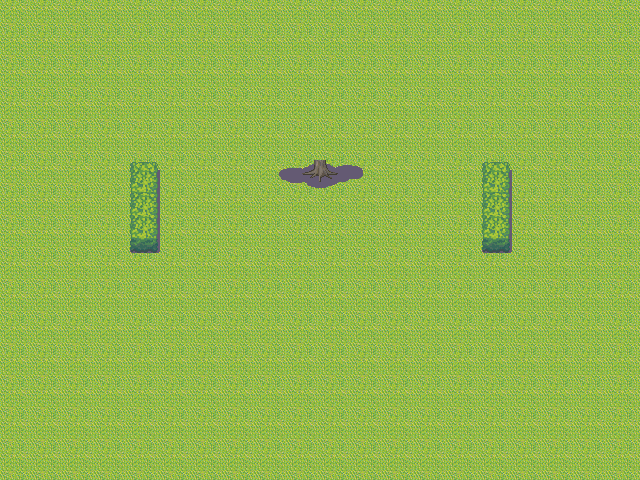

This is a level from a 2D game, rendered from its Tiled map with the project's own tilesets. A one-line summary and the complete map file follow:
An orthogonal 20x15 tile map with 32x32 px tiles, 2 tile layers (Calque de Tile 1, Calque 2), 1 hidden layer not drawn.

<map version="1.0" orientation="orthogonal" renderorder="right-down" width="20" height="15" tilewidth="32" tileheight="32" nextobjectid="1">
 <tileset firstgid="1" name="tileset" tilewidth="32" tileheight="32" tilecount="400" columns="8">
  <image source="../Graphics/Tilesets/tileset.png" width="256" height="1600" />
  <tile id="83">
   <properties>
    <property name="passable" value="15" />
   </properties>
  </tile>
  <tile id="91">
   <properties>
    <property name="passable" type="int" value="15" />
   </properties>
  </tile>
  <tile id="99">
   <properties>
    <property name="passable" type="int" value="15" />
   </properties>
  </tile>
  <tile id="197">
   <properties>
    <property name="passable" value="15" />
   </properties>
  </tile>
  <tile id="198">
   <properties>
    <property name="passable" value="15" />
   </properties>
  </tile>
 </tileset>
 <layer name="Calque de Tile 1" width="20" height="15">
  <data encoding="csv">
1,1,1,1,1,1,1,1,1,1,1,1,1,1,1,1,1,1,1,1,
1,1,1,1,1,1,1,1,1,1,1,1,1,1,1,1,1,1,1,1,
1,1,1,1,1,1,1,1,1,1,1,1,1,1,1,1,1,1,1,1,
1,1,1,1,1,1,1,1,1,1,1,1,1,1,1,1,1,1,1,1,
1,1,1,1,1,1,1,1,1,1,1,1,1,1,1,1,1,1,1,1,
1,1,1,1,1,1,1,1,1,1,1,1,1,1,1,1,1,1,1,1,
1,1,1,1,1,1,1,1,1,1,1,1,1,1,1,1,1,1,1,1,
1,1,1,1,1,1,1,1,1,1,1,1,1,1,1,1,1,1,1,1,
1,1,1,1,1,1,1,1,1,1,1,1,1,1,1,1,1,1,1,1,
1,1,1,1,1,1,1,1,1,1,1,1,1,1,1,1,1,1,1,1,
1,1,1,1,1,1,1,1,1,1,1,1,1,1,1,1,1,1,1,1,
1,1,1,1,1,1,1,1,1,1,1,1,1,1,1,1,1,1,1,1,
1,1,1,1,1,1,1,1,1,1,1,1,1,1,1,1,1,1,1,1,
1,1,1,1,1,1,1,1,1,1,1,1,1,1,1,1,1,1,1,1,
1,1,1,1,1,1,1,1,1,1,1,1,1,1,1,1,1,1,1,1
</data>
 </layer>
 <layer name="Calque 2" width="20" height="15">
  <properties>
   <property name="passable" value="15" />
  </properties>
  <data encoding="csv">
0,0,0,0,0,0,0,0,0,0,0,0,0,0,0,0,0,0,0,0,
0,0,0,0,0,0,0,0,0,0,0,0,0,0,0,0,0,0,0,0,
0,0,0,0,0,0,0,0,0,0,0,0,0,0,0,0,0,0,0,0,
0,0,0,0,0,0,0,0,0,0,0,0,0,0,0,0,0,0,0,0,
0,0,0,0,0,0,0,0,0,0,0,0,0,0,0,0,0,0,0,0,
0,0,0,0,84,0,0,0,197,198,199,200,0,0,0,84,0,0,0,0,
0,0,0,0,92,0,0,0,0,0,0,0,0,0,0,92,0,0,0,0,
0,0,0,0,100,0,0,0,0,0,0,0,0,0,0,100,0,0,0,0,
0,0,0,0,0,0,0,0,0,0,0,0,0,0,0,0,0,0,0,0,
0,0,0,0,0,0,0,0,0,0,0,0,0,0,0,0,0,0,0,0,
0,0,0,0,0,0,0,0,0,0,0,0,0,0,0,0,0,0,0,0,
0,0,0,0,0,0,0,0,0,0,0,0,0,0,0,0,0,0,0,0,
0,0,0,0,0,0,0,0,0,0,0,0,0,0,0,0,0,0,0,0,
0,0,0,0,0,0,0,0,0,0,0,0,0,0,0,0,0,0,0,0,
0,0,0,0,0,0,0,0,0,0,0,0,0,0,0,0,0,0,0,0
</data>
 </layer>
 <objectgroup name="Calque d'objets 1" />
 <layer name="Calque 3" width="20" height="15" visible="0">
  <data encoding="csv">
0,0,0,0,0,0,0,0,0,0,0,0,0,0,0,0,0,0,0,0,
0,0,0,0,0,0,0,0,0,0,0,0,0,0,0,0,0,0,0,0,
0,0,0,0,0,0,0,0,173,174,175,176,0,0,0,0,0,0,0,0,
0,0,0,0,0,0,0,0,181,182,183,184,0,0,0,0,0,0,0,0,
0,0,0,0,0,0,0,0,189,190,191,192,0,0,0,0,0,0,0,0,
0,0,0,0,0,0,0,0,0,0,0,0,0,0,0,0,0,0,0,0,
0,0,0,0,0,0,0,0,0,0,0,0,0,0,0,0,0,0,0,0,
0,0,0,0,0,0,0,0,0,0,0,0,0,0,0,0,0,0,0,0,
0,0,0,0,0,0,0,0,0,0,0,0,0,0,0,0,0,0,0,0,
0,0,0,0,0,0,0,0,0,0,0,0,0,0,0,0,0,0,0,0,
0,0,0,0,0,0,0,0,0,0,0,0,0,0,0,0,0,0,0,0,
0,0,0,0,0,0,0,0,0,0,0,0,0,0,0,0,0,0,0,0,
0,0,0,0,0,0,0,0,0,0,0,0,0,0,0,0,0,0,0,0,
0,0,0,0,0,0,0,0,0,0,0,0,0,0,0,0,0,0,0,0,
0,0,0,0,0,0,0,0,0,0,0,0,0,0,0,0,0,0,0,0
</data>
 </layer>
</map>
